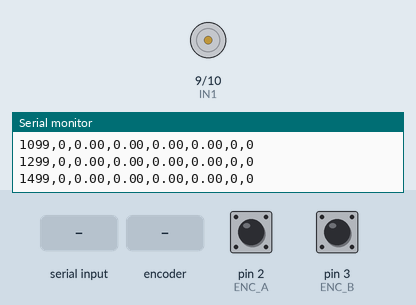
A program run on a simulated Arduino Uno, built with avr-gcc and run on an emulated ATmega328P. Parts: motor-driver pin pairs drawn as motors (green arrow = first pin HIGH = forward, orange = second pin HIGH = backward, longer = more drive), the last lines printed to the serial monitor. The test bench sets the inputs (shaded band); at power-on: pin 2 (ENC_A) HIGH, pin 3 (ENC_B) HIGH.

Above: at 1.7 s.
1.8 s: "90,45\n" received over Serial
At 2.0 s:
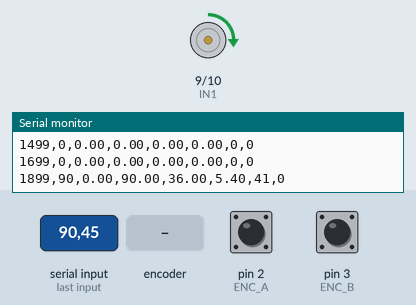
At 3.59 s:
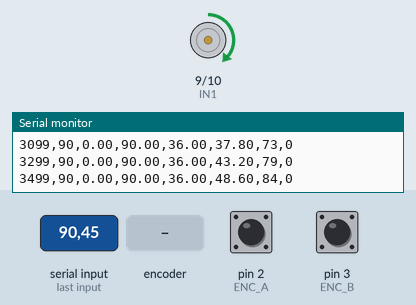
4.8 s: rotary encoder on pin 2 (ENC_A) / pin 3 (ENC_B) turned 3 steps (first pin leading)
At 10.1 s:
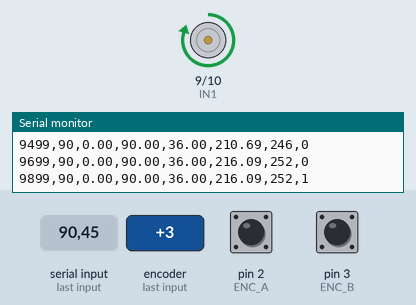
Timing chart, 0 to 11.6 s (numbered marks = the images above; inputs shaded):
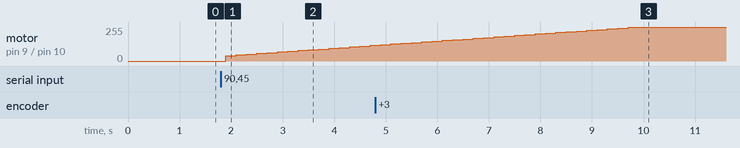

The program:

main.cpp
```cpp
#include <Arduino.h>

// motor driver
const int IN1 = 9;
const int IN2 = 10;

// encoder
const int ENC_A = 2;   // Yellow
const int ENC_B = 3;   // Green

volatile long encoderCount = 0;
volatile uint8_t lastEncoded = 0;

// RPM / control timing
const float COUNTS_PER_REV = 2500.0;
long lastCount = 0;

unsigned long lastControlTime = 0;
const unsigned long CONTROL_INTERVAL_MS = 200;
const float DT = CONTROL_INTERVAL_MS / 1000.0;

// PI controller
float Kp = 0.4;
float Ki = 0.30;
float integral = 0.0;
int targetRpm = 0;
bool controllerEnabled = false;

// non-blocking serial input
const int SERIAL_BUF_SIZE = 16;
char serialBuf[SERIAL_BUF_SIZE];
int serialBufIndex = 0;

void coast()
{
    digitalWrite(IN1, LOW);
    digitalWrite(IN2, LOW);
}

void driveSigned(int output)
{
    if (output == 0) {
        coast();
    } else if (output > 0) {
        digitalWrite(IN2, LOW);
        analogWrite(IN1, output);
    } else {
        digitalWrite(IN1, LOW);
        analogWrite(IN2, -output);
    }
}

int clampOutput(int output)
{
    if (output > 255) return 255;
    if (output < -255) return -255;
    return output;
}

void updateEncoder()
{
    int a = digitalRead(ENC_A);
    int b = digitalRead(ENC_B);

    uint8_t encoded = (a << 1) | b;
    uint8_t transition = (lastEncoded << 2) | encoded;

    switch (transition) {
        case 0b0001:
        case 0b0111:
        case 0b1110:
        case 0b1000:
            encoderCount++;
            break;

        case 0b0010:
        case 0b1011:
        case 0b1101:
        case 0b0100:
            encoderCount--;
            break;
    }

    lastEncoded = encoded;
}

void processCommand(char *cmd)
{
    if (cmd[0] == 's' || cmd[0] == 'S') {
        controllerEnabled = false;
        targetRpm = 0;
        integral = 0.0;
        coast();
    } else {
        targetRpm = atoi(cmd);
        controllerEnabled = true;
    }
}

void checkSerial()
{
    while (Serial.available()) {
        char c = Serial.read();

        if (c == '\n' || c == '\r') {
            if (serialBufIndex > 0) {
                serialBuf[serialBufIndex] = '\0';
                processCommand(serialBuf);
                serialBufIndex = 0;
            }
        } else if (serialBufIndex < SERIAL_BUF_SIZE - 1) {
            serialBuf[serialBufIndex++] = c;
        }
    }
}

void setup()
{
    pinMode(IN1, OUTPUT);
    pinMode(IN2, OUTPUT);
    coast();

    pinMode(ENC_A, INPUT);
    pinMode(ENC_B, INPUT);

    lastEncoded =
        (digitalRead(ENC_A) << 1) |
        digitalRead(ENC_B);

    attachInterrupt(
        digitalPinToInterrupt(ENC_A),
        updateEncoder,
        CHANGE
    );

    attachInterrupt(
        digitalPinToInterrupt(ENC_B),
        updateEncoder,
        CHANGE
    );

    Serial.begin(115200);
    delay(500);

    Serial.println(
        "millis,target_rpm,rpm,error,p_term,i_term,output,sat"
    );
}

void loop()
{
    checkSerial();

    unsigned long now = millis();

    if (now - lastControlTime >= CONTROL_INTERVAL_MS) {
        lastControlTime = now;

        noInterrupts();
        long countSnapshot = encoderCount;
        interrupts();

        long deltaCount = countSnapshot - lastCount;
        lastCount = countSnapshot;

        float rpm =
            (deltaCount / COUNTS_PER_REV) *
            (60000.0 / CONTROL_INTERVAL_MS);

        float error = (float)targetRpm - rpm;

        float pTerm = 0.0;
        float iTerm = 0.0;
        int output = 0;
        int sat = 0;

        if (controllerEnabled) {
            float proposedIntegral = integral + error * DT;

            pTerm = Kp * error;
            float proposedITerm = Ki * proposedIntegral;
            float proposedOutput = pTerm + proposedITerm;

            // Conditional-integration anti-windup.
            // Do not increase the integral if it would push farther
            // into output saturation.
            if ((proposedOutput > 255.0 && error > 0) ||
                (proposedOutput < -255.0 && error < 0)) {
                sat = 1;
            } else {
                integral = proposedIntegral;
            }

            iTerm = Ki * integral;

            float rawOutput = pTerm + iTerm;
            output = clampOutput((int)rawOutput);

            driveSigned(output);
        } else {
            integral = 0.0;
            coast();
        }

        Serial.print(now);
        Serial.print(",");
        Serial.print(targetRpm);
        Serial.print(",");
        Serial.print(rpm, 2);
        Serial.print(",");
        Serial.print(error, 2);
        Serial.print(",");
        Serial.print(pTerm, 2);
        Serial.print(",");
        Serial.print(iTerm, 2);
        Serial.print(",");
        Serial.print(output);
        Serial.print(",");
        Serial.println(sat);
    }
}
```

Measured:
- after the input at 1.8 s, motor on pin 9 (IN1) / pin 10 (IN2): moves from stopped to forward 117/255 over 2.8 s, starting after 0.10 s
